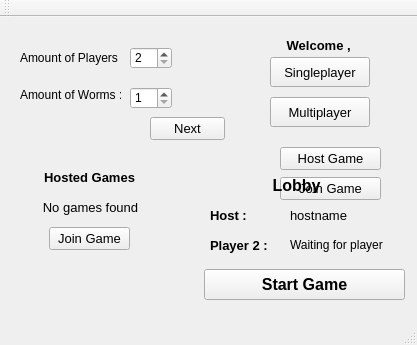
<?xml version="1.0" encoding="UTF-8"?>
<ui version="4.0">
 <class>MainClass</class>
 <widget class="QMainWindow" name="MainClass">
  <property name="geometry">
   <rect>
    <x>0</x>
    <y>0</y>
    <width>417</width>
    <height>345</height>
   </rect>
  </property>
  <property name="windowTitle">
   <string>MainClass</string>
  </property>
  <widget class="QWidget" name="centralWidget">
   <widget class="QWidget" name="HomePage" native="true">
    <property name="geometry">
     <rect>
      <x>230</x>
      <y>10</y>
      <width>181</width>
      <height>111</height>
     </rect>
    </property>
    <widget class="QPushButton" name="BSinglePlayer">
     <property name="geometry">
      <rect>
       <x>40</x>
       <y>30</y>
       <width>100</width>
       <height>30</height>
      </rect>
     </property>
     <property name="font">
      <font>
       <pointsize>10</pointsize>
      </font>
     </property>
     <property name="text">
      <string>Singleplayer</string>
     </property>
    </widget>
    <widget class="QPushButton" name="BMUltiPlayer">
     <property name="geometry">
      <rect>
       <x>40</x>
       <y>70</y>
       <width>100</width>
       <height>30</height>
      </rect>
     </property>
     <property name="font">
      <font>
       <pointsize>10</pointsize>
      </font>
     </property>
     <property name="text">
      <string>Multiplayer</string>
     </property>
    </widget>
    <widget class="QLabel" name="LWelcome">
     <property name="geometry">
      <rect>
       <x>10</x>
       <y>10</y>
       <width>161</width>
       <height>16</height>
      </rect>
     </property>
     <property name="font">
      <font>
       <pointsize>10</pointsize>
       <weight>75</weight>
       <bold>true</bold>
      </font>
     </property>
     <property name="text">
      <string>Welcome , </string>
     </property>
     <property name="alignment">
      <set>Qt::AlignCenter</set>
     </property>
    </widget>
    <zorder>BSinglePlayer</zorder>
    <zorder>BMUltiPlayer</zorder>
    <zorder>LWelcome</zorder>
    <zorder>MultiPlayerPage</zorder>
   </widget>
   <widget class="QWidget" name="InfoPage" native="true">
    <property name="geometry">
     <rect>
      <x>10</x>
      <y>10</y>
      <width>221</width>
      <height>121</height>
     </rect>
    </property>
    <widget class="QLabel" name="LPlayers">
     <property name="geometry">
      <rect>
       <x>10</x>
       <y>20</y>
       <width>101</width>
       <height>21</height>
      </rect>
     </property>
     <property name="text">
      <string>Amount of Players : </string>
     </property>
    </widget>
    <widget class="QSpinBox" name="SBPlayers">
     <property name="geometry">
      <rect>
       <x>120</x>
       <y>20</y>
       <width>42</width>
       <height>22</height>
      </rect>
     </property>
     <property name="minimum">
      <number>2</number>
     </property>
     <property name="maximum">
      <number>4</number>
     </property>
    </widget>
    <widget class="QLabel" name="Lworms">
     <property name="geometry">
      <rect>
       <x>10</x>
       <y>60</y>
       <width>101</width>
       <height>16</height>
      </rect>
     </property>
     <property name="text">
      <string>Amount of Worms : </string>
     </property>
    </widget>
    <widget class="QSpinBox" name="SBWorms">
     <property name="geometry">
      <rect>
       <x>120</x>
       <y>60</y>
       <width>42</width>
       <height>22</height>
      </rect>
     </property>
     <property name="minimum">
      <number>1</number>
     </property>
     <property name="maximum">
      <number>10</number>
     </property>
    </widget>
    <widget class="QPushButton" name="BNext">
     <property name="geometry">
      <rect>
       <x>140</x>
       <y>90</y>
       <width>75</width>
       <height>23</height>
      </rect>
     </property>
     <property name="font">
      <font>
       <pointsize>10</pointsize>
      </font>
     </property>
     <property name="text">
      <string>Next</string>
     </property>
    </widget>
   </widget>
   <widget class="QWidget" name="MultiPlayerPage" native="true">
    <property name="geometry">
     <rect>
      <x>270</x>
      <y>120</y>
      <width>120</width>
      <height>71</height>
     </rect>
    </property>
    <widget class="QPushButton" name="BHost">
     <property name="geometry">
      <rect>
       <x>10</x>
       <y>10</y>
       <width>101</width>
       <height>23</height>
      </rect>
     </property>
     <property name="font">
      <font>
       <pointsize>10</pointsize>
      </font>
     </property>
     <property name="text">
      <string>Host Game</string>
     </property>
    </widget>
    <widget class="QPushButton" name="BJoin">
     <property name="geometry">
      <rect>
       <x>10</x>
       <y>40</y>
       <width>101</width>
       <height>23</height>
      </rect>
     </property>
     <property name="font">
      <font>
       <pointsize>10</pointsize>
      </font>
     </property>
     <property name="text">
      <string>Join Game</string>
     </property>
    </widget>
   </widget>
   <widget class="QWidget" name="LobbyPage" native="true">
    <property name="geometry">
     <rect>
      <x>190</x>
      <y>150</y>
      <width>221</width>
      <height>141</height>
     </rect>
    </property>
    <widget class="QLabel" name="LMessage">
     <property name="geometry">
      <rect>
       <x>6</x>
       <y>10</y>
       <width>201</width>
       <height>16</height>
      </rect>
     </property>
     <property name="font">
      <font>
       <pointsize>12</pointsize>
       <weight>75</weight>
       <bold>true</bold>
      </font>
     </property>
     <property name="text">
      <string>Lobby</string>
     </property>
     <property name="alignment">
      <set>Qt::AlignCenter</set>
     </property>
    </widget>
    <widget class="QLabel" name="LhostInfo">
     <property name="geometry">
      <rect>
       <x>20</x>
       <y>40</y>
       <width>41</width>
       <height>16</height>
      </rect>
     </property>
     <property name="font">
      <font>
       <pointsize>10</pointsize>
       <weight>75</weight>
       <bold>true</bold>
      </font>
     </property>
     <property name="text">
      <string>Host :</string>
     </property>
    </widget>
    <widget class="QLabel" name="LHostname">
     <property name="geometry">
      <rect>
       <x>100</x>
       <y>40</y>
       <width>151</width>
       <height>16</height>
      </rect>
     </property>
     <property name="font">
      <font>
       <pointsize>10</pointsize>
      </font>
     </property>
     <property name="text">
      <string>hostname</string>
     </property>
    </widget>
    <widget class="QLabel" name="LplayerInfo">
     <property name="geometry">
      <rect>
       <x>20</x>
       <y>70</y>
       <width>71</width>
       <height>16</height>
      </rect>
     </property>
     <property name="font">
      <font>
       <pointsize>10</pointsize>
       <weight>75</weight>
       <bold>true</bold>
      </font>
     </property>
     <property name="text">
      <string>Player 2 :</string>
     </property>
    </widget>
    <widget class="QLabel" name="Lplayername">
     <property name="geometry">
      <rect>
       <x>100</x>
       <y>70</y>
       <width>141</width>
       <height>16</height>
      </rect>
     </property>
     <property name="text">
      <string>Waiting for player</string>
     </property>
    </widget>
    <widget class="QPushButton" name="BStartGame">
     <property name="geometry">
      <rect>
       <x>14</x>
       <y>102</y>
       <width>201</width>
       <height>31</height>
      </rect>
     </property>
     <property name="font">
      <font>
       <pointsize>12</pointsize>
       <weight>75</weight>
       <bold>true</bold>
      </font>
     </property>
     <property name="text">
      <string>Start Game</string>
     </property>
    </widget>
   </widget>
   <widget class="QWidget" name="JoinPage" native="true">
    <property name="geometry">
     <rect>
      <x>19</x>
      <y>150</y>
      <width>141</width>
      <height>91</height>
     </rect>
    </property>
    <widget class="QLabel" name="LInfo">
     <property name="geometry">
      <rect>
       <x>0</x>
       <y>0</y>
       <width>141</width>
       <height>20</height>
      </rect>
     </property>
     <property name="font">
      <font>
       <pointsize>10</pointsize>
       <weight>75</weight>
       <bold>true</bold>
      </font>
     </property>
     <property name="text">
      <string>Hosted Games</string>
     </property>
     <property name="alignment">
      <set>Qt::AlignCenter</set>
     </property>
    </widget>
    <widget class="QLabel" name="LHostedGame">
     <property name="geometry">
      <rect>
       <x>6</x>
       <y>30</y>
       <width>131</width>
       <height>20</height>
      </rect>
     </property>
     <property name="font">
      <font>
       <pointsize>10</pointsize>
      </font>
     </property>
     <property name="text">
      <string>No games found</string>
     </property>
     <property name="alignment">
      <set>Qt::AlignCenter</set>
     </property>
    </widget>
    <widget class="QPushButton" name="BJoinGame">
     <property name="geometry">
      <rect>
       <x>30</x>
       <y>60</y>
       <width>81</width>
       <height>23</height>
      </rect>
     </property>
     <property name="font">
      <font>
       <pointsize>10</pointsize>
      </font>
     </property>
     <property name="text">
      <string>Join Game</string>
     </property>
    </widget>
   </widget>
  </widget>
  <widget class="QMenuBar" name="menuBar">
   <property name="geometry">
    <rect>
     <x>0</x>
     <y>0</y>
     <width>417</width>
     <height>21</height>
    </rect>
   </property>
  </widget>
  <widget class="QToolBar" name="mainToolBar">
   <attribute name="toolBarArea">
    <enum>TopToolBarArea</enum>
   </attribute>
   <attribute name="toolBarBreak">
    <bool>false</bool>
   </attribute>
  </widget>
  <widget class="QStatusBar" name="statusBar"/>
 </widget>
 <layoutdefault spacing="6" margin="11"/>
 <resources/>
 <connections/>
</ui>
